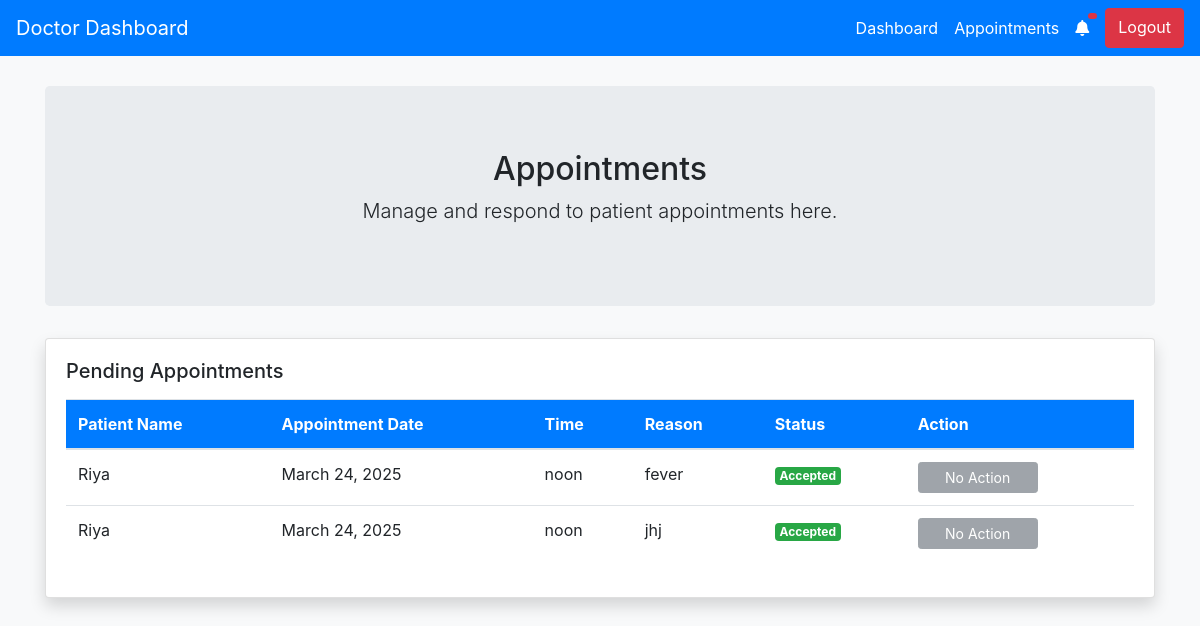
The page /doctor/appointments/ on the database as committed earlier.
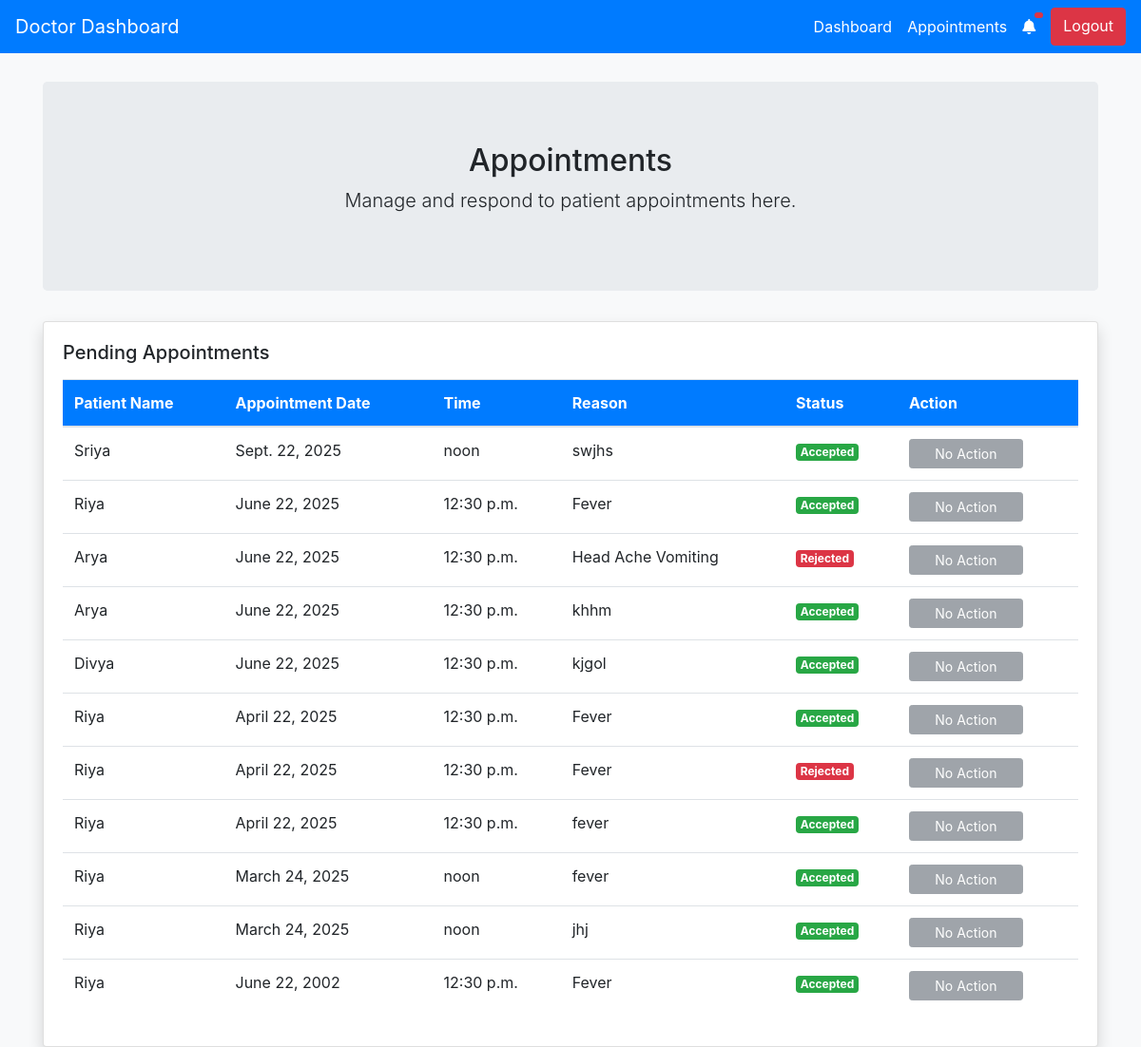
The same page on the database as committed later.
### DoctorApp/models.py (models this page shows, shortened)
class Appointment(models.Model):
    STATUS_CHOICES = [
        ('Pending', 'Pending'),
        ('Accepted', 'Accepted'),
        ('Rejected', 'Rejected'),
    ]
    patient = models.CharField(max_length=100)
    date = models.DateField()
    time = models.TimeField()
    reason = models.TextField()
    status = models.CharField(max_length=10, choices=STATUS_CHOICES, default='Pending')

### DoctorApp/views.py (the view)
# urls.py: path('appointments/', views.view_appointments, name='view_appointments'),
def view_appointments(request):
    appointments = Appointment.objects.all().order_by('-date')
    return render(request, 'appointments.html', {'appointments': appointments})

### DoctorApp/templates/appointments.html (shortened to what this page needs)
<!DOCTYPE html>
<html lang="en">
<head>
    <link rel="stylesheet" href="https://stackpath.bootstrapcdn.com/bootstrap/4.5.2/css/bootstrap.min.css">
    <link rel="stylesheet" href="https://cdnjs.cloudflare.com/ajax/libs/font-awesome/5.15.4/css/all.min.css">
</head>
<body>
    <nav class="navbar navbar-expand-lg">
        <a class="navbar-brand" href="#">Doctor Dashboard</a>
        <div class="navbar-nav ml-auto">
            <a class="nav-link" href="{% url 'doctor_dashboard' %}">Dashboard</a>
            <a class="nav-link" href="{% url 'view_appointments' %}">Appointments</a>
            <a href="{% url 'notifications' %}" class="nav-link position-relative">
                <i class="fas fa-bell"></i>
                <span class="badge badge-danger position-absolute" style="top: 5px; right: 0; font-size: 12px;">
                </span>
            </a>
            <a href="{% url 'doctor_logout' %}" class="btn btn-danger ml-2">Logout</a>
        </div>
    </nav>
    <div class="container">
        <div class="jumbotron text-center">
            <h2>Appointments</h2>
            <p class="lead">Manage and respond to patient appointments here.</p>
        </div>
        <div class="card shadow">
            <div class="card-body">
                <h5 class="card-title mb-3">Pending Appointments</h5>
                <table class="table table-hover">
                    <thead>
                        <tr>
                            <th>Patient Name</th>
                            <th>Appointment Date</th>
                            <th>Time</th>
                            <th>Reason</th>
                            <th>Status</th>
                            <th>Action</th>
                        </tr>
                    </thead>
                    <tbody>
                        {% for appointment in appointments %}
                        <tr>
                            <td>{{ appointment.patient }}</td>
                            <td>{{ appointment.date }}</td>
                            <td>{{ appointment.time }}</td>
                            <td>{{ appointment.reason }}</td>
                            <td>
                                {% if appointment.status == 'Pending' %}
                                <span class="badge badge-warning">Pending</span>
                                {% elif appointment.status == 'Accepted' %}
                                <span class="badge badge-success">Accepted</span>
                                {% else %}
                                <span class="badge badge-danger">Rejected</span>
                                {% endif %}
                            </td>
                            <td>
                                {% if appointment.status == 'Pending' %}
                                <a href="{% url 'accept_appointment' appointment.id %}" class="btn btn-success btn-sm action-btn">Accept</a>
                                <a href="{% url 'reject_appointment' appointment.id %}" class="btn btn-danger btn-sm action-btn">Reject</a>
                                {% else %}
                                <button class="btn btn-secondary btn-sm action-btn" disabled>No Action</button>
                                {% endif %}
                            </td>
                        </tr>
                        {% empty %}
                        <tr>
                            <td colspan="6" class="text-center">No pending appointments found.</td>
                        </tr>
                        {% endfor %}
                    </tbody>
                </table>
            </div>
        </div>
    </div>
</body>
</html>

Rows that differ between the two databases and show on the page:
added Appointment: patient "Sriya", date "Sept. 22, 2025", time "noon", reason "swjhs", status "Accepted"
added Appointment: patient "Riya", date "June 22, 2025", time "12:30 p.m.", reason "Fever", status "Accepted"
added Appointment: patient "Arya", date "June 22, 2025", time "12:30 p.m.", reason "Head Ache Vomiting", status "Rejected"
added Appointment: patient "Arya", date "June 22, 2025", time "12:30 p.m.", reason "khhm", status "Accepted"
added Appointment: patient "Divya", date "June 22, 2025", time "12:30 p.m.", reason "kjgol", status "Accepted"
added Appointment: patient "Riya", date "April 22, 2025", time "12:30 p.m.", reason "Fever", status "Accepted"
added Appointment: patient "Riya", date "April 22, 2025", time "12:30 p.m.", reason "Fever", status "Rejected"
added Appointment: patient "Riya", date "April 22, 2025", time "12:30 p.m.", reason "fever", status "Accepted"
added Appointment: patient "Riya", date "June 22, 2002", time "12:30 p.m.", reason "Fever", status "Accepted"
